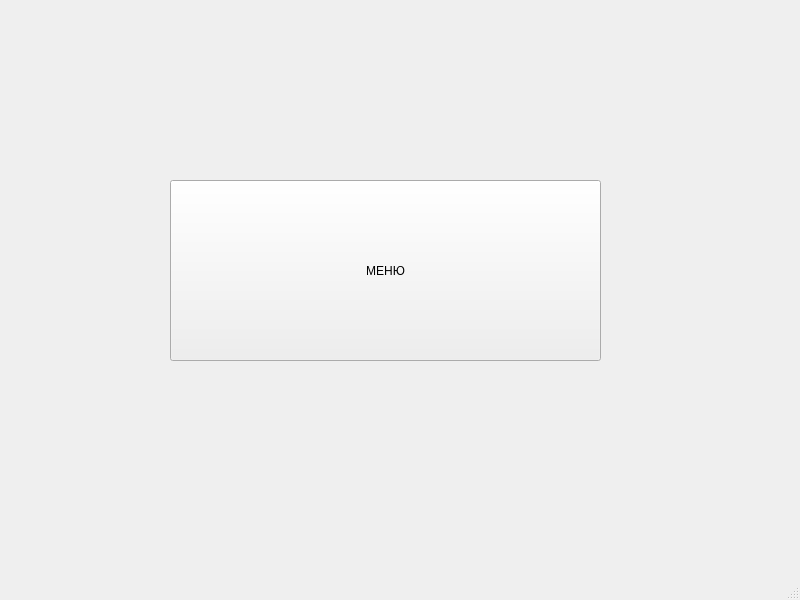
<?xml version="1.0" encoding="UTF-8"?>
<ui version="4.0">
 <class>MainWindow</class>
 <widget class="QMainWindow" name="MainWindow">
  <property name="geometry">
   <rect>
    <x>0</x>
    <y>0</y>
    <width>800</width>
    <height>600</height>
   </rect>
  </property>
  <property name="windowTitle">
   <string>MainWindow</string>
  </property>
  <widget class="QWidget" name="centralwidget">
   <widget class="QPushButton" name="button1">
    <property name="geometry">
     <rect>
      <x>170</x>
      <y>180</y>
      <width>431</width>
      <height>181</height>
     </rect>
    </property>
    <property name="text">
     <string>МЕНЮ</string>
    </property>
   </widget>
  </widget>
  <widget class="QMenuBar" name="menubar">
   <property name="geometry">
    <rect>
     <x>0</x>
     <y>0</y>
     <width>800</width>
     <height>25</height>
    </rect>
   </property>
  </widget>
  <widget class="QStatusBar" name="statusbar"/>
 </widget>
 <resources/>
 <connections/>
</ui>
